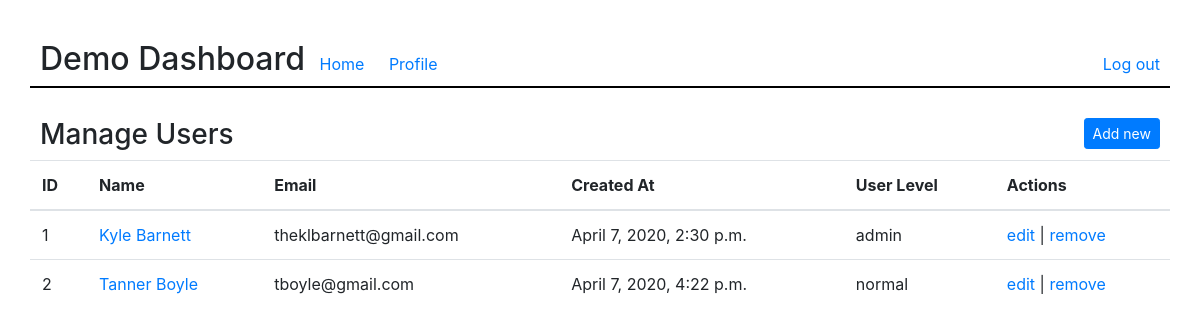
The app's page /dashboard (signed in), older data.
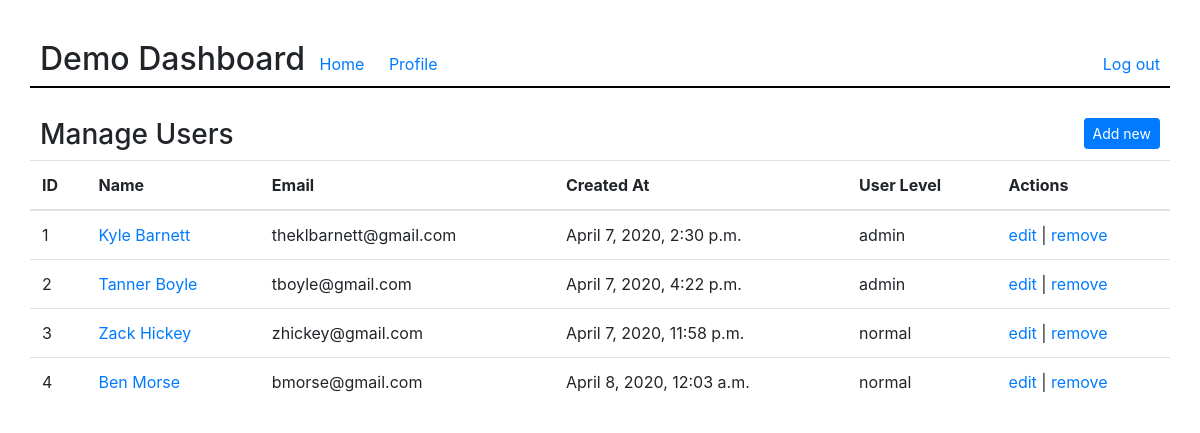
The same page, newer data.
### login/models.py (models this page shows)
class User(models.Model):
	first_name = models.CharField(max_length=255)
	last_name = models.CharField(max_length=255)
	email = models.CharField(max_length=255)
	birthday = models.DateField()
	description = models.TextField(default="")
	password_hash = models.CharField(max_length=60)
	user_level = models.SmallIntegerField(default=1)
	created_at = models.DateTimeField(auto_now_add=True)
	updated_at = models.DateTimeField(auto_now=True)
	objects = UserManager()

### login/views.py (the view)
# urls.py: path('dashboard', views.render_user_dashboard),
def render_user_dashboard(request):
	if request.session.get('logged_on', False):
		context = {
			'users': User.objects.all()
		}
		return render(request, 'dashboard.html', context)
	else:
		return redirect('/')

### login/templates/dashboard.html (shortened to what this page needs)
<!DOCTYPE html>
<html lang="en">
<head>
	<link rel="stylesheet" href="https://stackpath.bootstrapcdn.com/bootstrap/4.4.1/css/bootstrap.min.css">
	{% load static %}
	<link rel="stylesheet" type="text/css" href="{% static 'dashboardstyle.css' %}">
</head>
<body>
	<div id="wrapper">
		<div id="header">
			<h2>Demo Dashboard</h2>
			<a href="/">Home</a>
			<a href="/users/edit">Profile</a>
			<a href="/logout" id="logout">Log out</a>
		</div>
		<div id="content">
			<div id="content_header">
				<h3>Manage Users</h3>
				<a href="/users/new" class="btn btn-sm btn-primary admin">Add new</a>
			</div>
			<table class="table">
				<thead>
					<tr>
						<th>ID</th>
						<th>Name</th>
						<th>Email</th>
						<th class="rm-small">Created At</th>
						<th class="rm-small">User Level</th>
						<th class="admin">Actions</th>
					</tr>
				</thead>
				<tbody>
					{% for user in users %}
						<tr>
							<td>{{user.id}}</td>
							<td><a href="/users/show/{{user.id}}">{{user.first_name}} {{user.last_name}}</a></td>
							<td>{{user.email}}</td>
							<td class="rm-small">{{user.created_at}}</td>
							<td class="rm-small">
								{% if user.user_level == 9 %}
									admin
								{% else %}
									normal
								{% endif %}
							</td>
							<td class="admin">
								<a href="/users/edit/{{user.id}}">edit</a> |
								<a href="/users/remove/{{user.id}}">remove</a>
							</td>
						</tr>
					{% endfor %}
				</tbody>
			</table>
		</div>
	</div>
</body>
</html>

### login/static/dashboardstyle.css (style rules this page uses)
#wrapper { padding: 30px; }
#header { width: 100%; border-bottom: 2px solid black; }
#header h2 { display: inline-block; vertical-align: bottom; padding-top: 10px; padding-left: 10px; }
#header a { display: inline-block; padding: 10px; }
#logout { float: right; margin-top: 12px; }
#content_header { margin-top: 30px; }
#content_header h3 { display: inline-block; margin-left: 10px; }
#content_header .btn { float: right; margin-right: 10px; }

Row changes from the older to the newer data that the page shows:
changed User "Tanner": user_level "normal" → "admin"
added User: id "3", first_name "Zack", last_name "Hickey", email "zhickey@gmail.com", created_at "April 7, 2020, 11:58 p.m.", user_level "normal"
added User: id "4", first_name "Ben", last_name "Morse", email "bmorse@gmail.com", created_at "April 8, 2020, 12:03 a.m.", user_level "normal"
